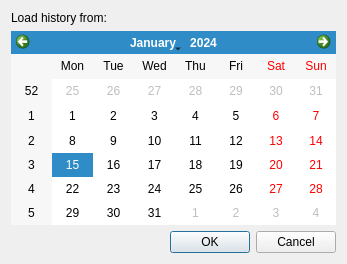
<?xml version="1.0" encoding="UTF-8"?>
<ui version="4.0">
 <class>LoadHistoryDialog</class>
 <widget class="QDialog" name="LoadHistoryDialog">
  <property name="geometry">
   <rect>
    <x>0</x>
    <y>0</y>
    <width>347</width>
    <height>264</height>
   </rect>
  </property>
  <property name="windowTitle">
   <string>Load History Dialog</string>
  </property>
  <property name="modal">
   <bool>false</bool>
  </property>
  <layout class="QVBoxLayout" name="verticalLayout_3">
   <item>
    <widget class="QLabel" name="fromLabel">
     <property name="text">
      <string>Load history from:</string>
     </property>
    </widget>
   </item>
   <item>
    <widget class="QCalendarWidget" name="fromDate">
     <property name="gridVisible">
      <bool>false</bool>
     </property>
    </widget>
   </item>
   <item>
    <widget class="QDialogButtonBox" name="buttonBox">
     <property name="orientation">
      <enum>Qt::Horizontal</enum>
     </property>
     <property name="standardButtons">
      <set>QDialogButtonBox::Cancel|QDialogButtonBox::Ok</set>
     </property>
    </widget>
   </item>
  </layout>
 </widget>
 <resources/>
 <connections>
  <connection>
   <sender>buttonBox</sender>
   <signal>accepted()</signal>
   <receiver>LoadHistoryDialog</receiver>
   <slot>accept()</slot>
   <hints>
    <hint type="sourcelabel">
     <x>248</x>
     <y>254</y>
    </hint>
    <hint type="destinationlabel">
     <x>157</x>
     <y>274</y>
    </hint>
   </hints>
  </connection>
  <connection>
   <sender>buttonBox</sender>
   <signal>rejected()</signal>
   <receiver>LoadHistoryDialog</receiver>
   <slot>reject()</slot>
   <hints>
    <hint type="sourcelabel">
     <x>316</x>
     <y>260</y>
    </hint>
    <hint type="destinationlabel">
     <x>286</x>
     <y>274</y>
    </hint>
   </hints>
  </connection>
 </connections>
</ui>
